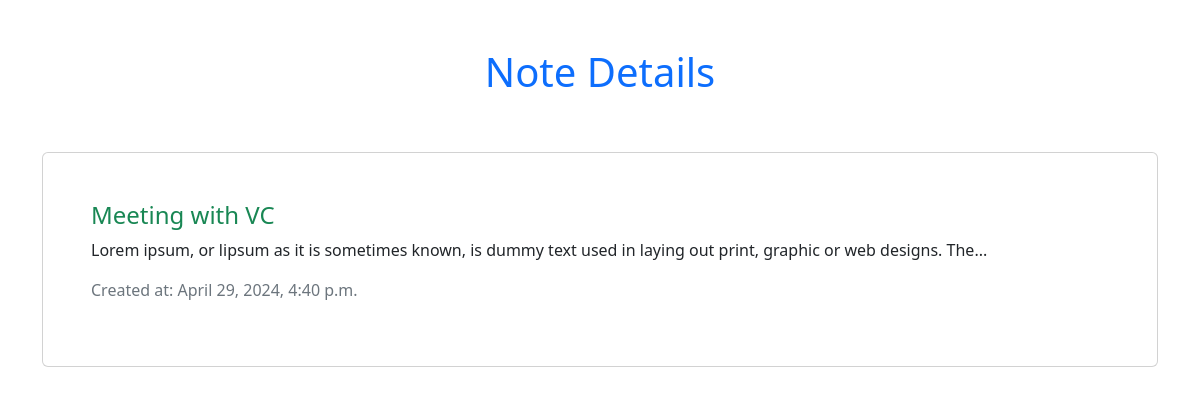
The page /notes/notes/1/ on the database its author committed.
### notes/models.py (models this page shows)
class Note(models.Model):
    title = models.CharField(max_length = 200)
    text = models.TextField()
    created = models.DateTimeField(auto_now_add = True)

### notes/views.py (the view)
# urls.py: path('notes/<int:pk>/', views.DetailNotesView.as_view(), name='note_detail')
class DetailNotesView(DetailView):
    model = Note
    context_object_name = "note"
    template_name = 'notes/detail_note.html'

### notes/templates/notes/detail_note.html
{% extends "base.html" %} {% block content %}
<div>
  <h1 class="text-primary">Note Details</h1>
  <br /><br />
  <div class="card text-start p-5">
    <h4 class="text-success">{{ note.title }}</h4>
    <p>{{ note.text }}</p>
    <p class="text-secondary">Created at: {{ note.created }}</p>
  </div>
</div>
{% endblock %}

### rows shown on the page
Note: title "Meeting with VC", text "Lorem ipsum, or lipsum as it is sometimes known, is dummy text used in laying out print, graphic or web designs. The...", created "April 29, 2024, 4:40 p.m."
